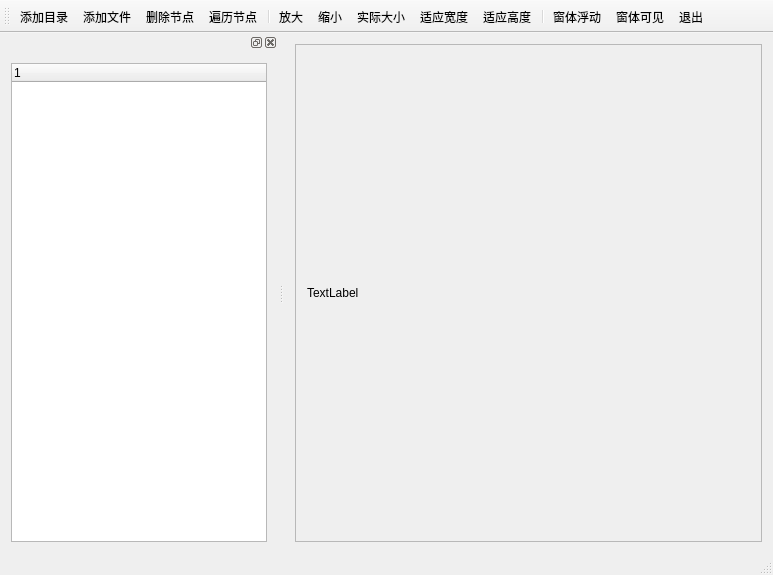
<?xml version="1.0" encoding="UTF-8"?>
<ui version="4.0">
 <class>MainWindow</class>
 <widget class="QMainWindow" name="MainWindow">
  <property name="geometry">
   <rect>
    <x>0</x>
    <y>0</y>
    <width>773</width>
    <height>575</height>
   </rect>
  </property>
  <property name="windowTitle">
   <string>MainWindow</string>
  </property>
  <widget class="QWidget" name="centralWidget">
   <layout class="QHBoxLayout" name="horizontalLayout_2">
    <item>
     <widget class="QScrollArea" name="scrollArea">
      <property name="widgetResizable">
       <bool>true</bool>
      </property>
      <widget class="QWidget" name="scrollAreaWidgetContents">
       <property name="geometry">
        <rect>
         <x>0</x>
         <y>0</y>
         <width>540</width>
         <height>460</height>
        </rect>
       </property>
       <layout class="QHBoxLayout" name="horizontalLayout_3">
        <item>
         <widget class="QLabel" name="label">
          <property name="text">
           <string>TextLabel</string>
          </property>
         </widget>
        </item>
       </layout>
      </widget>
     </widget>
    </item>
   </layout>
  </widget>
  <widget class="QMenuBar" name="menuBar">
   <property name="geometry">
    <rect>
     <x>0</x>
     <y>0</y>
     <width>773</width>
     <height>23</height>
    </rect>
   </property>
  </widget>
  <widget class="QToolBar" name="mainToolBar">
   <property name="toolButtonStyle">
    <enum>Qt::ToolButtonTextUnderIcon</enum>
   </property>
   <attribute name="toolBarArea">
    <enum>TopToolBarArea</enum>
   </attribute>
   <attribute name="toolBarBreak">
    <bool>false</bool>
   </attribute>
   <addaction name="actAddFolder"/>
   <addaction name="actAddFiles"/>
   <addaction name="actDeleteItem"/>
   <addaction name="actScanItems"/>
   <addaction name="separator"/>
   <addaction name="actZoomIn"/>
   <addaction name="actZoomOut"/>
   <addaction name="actZoomRealSize"/>
   <addaction name="actZoomFitW"/>
   <addaction name="actZoomFitH"/>
   <addaction name="separator"/>
   <addaction name="actDockFloat"/>
   <addaction name="actDockVisible"/>
   <addaction name="actQuit"/>
  </widget>
  <widget class="QStatusBar" name="statusBar"/>
  <widget class="QDockWidget" name="dockWidget">
   <attribute name="dockWidgetArea">
    <number>1</number>
   </attribute>
   <widget class="QWidget" name="dockWidgetContents">
    <layout class="QHBoxLayout" name="horizontalLayout">
     <item>
      <widget class="QTreeWidget" name="treeFiles">
       <column>
        <property name="text">
         <string notr="true">1</string>
        </property>
       </column>
      </widget>
     </item>
    </layout>
   </widget>
  </widget>
  <action name="actAddFolder">
   <property name="icon">
    <iconset resource="res.qrc">
     <normaloff>:/images/icons/open3.bmp</normaloff>:/images/icons/open3.bmp</iconset>
   </property>
   <property name="text">
    <string>添加目录</string>
   </property>
   <property name="toolTip">
    <string>添加目录</string>
   </property>
   <property name="shortcut">
    <string>Ctrl+F</string>
   </property>
  </action>
  <action name="actAddFiles">
   <property name="icon">
    <iconset resource="res.qrc">
     <normaloff>:/images/icons/824.bmp</normaloff>:/images/icons/824.bmp</iconset>
   </property>
   <property name="text">
    <string>添加文件</string>
   </property>
   <property name="toolTip">
    <string>添加文件</string>
   </property>
   <property name="shortcut">
    <string>Ctrl+N</string>
   </property>
  </action>
  <action name="actZoomIn">
   <property name="icon">
    <iconset resource="res.qrc">
     <normaloff>:/images/icons/418.bmp</normaloff>:/images/icons/418.bmp</iconset>
   </property>
   <property name="text">
    <string>放大</string>
   </property>
   <property name="toolTip">
    <string>放大</string>
   </property>
   <property name="shortcut">
    <string>Ctrl+I</string>
   </property>
  </action>
  <action name="actZoomOut">
   <property name="icon">
    <iconset resource="res.qrc">
     <normaloff>:/images/icons/416.bmp</normaloff>:/images/icons/416.bmp</iconset>
   </property>
   <property name="text">
    <string>缩小</string>
   </property>
   <property name="toolTip">
    <string>缩小</string>
   </property>
   <property name="shortcut">
    <string>Ctrl+O</string>
   </property>
  </action>
  <action name="actZoomRealSize">
   <property name="icon">
    <iconset resource="res.qrc">
     <normaloff>:/images/icons/414.bmp</normaloff>:/images/icons/414.bmp</iconset>
   </property>
   <property name="text">
    <string>实际大小</string>
   </property>
   <property name="toolTip">
    <string>实际大小</string>
   </property>
  </action>
  <action name="actZoomFitW">
   <property name="icon">
    <iconset resource="res.qrc">
     <normaloff>:/images/icons/424.bmp</normaloff>:/images/icons/424.bmp</iconset>
   </property>
   <property name="text">
    <string>适应宽度</string>
   </property>
   <property name="toolTip">
    <string>适应宽度</string>
   </property>
   <property name="shortcut">
    <string>Ctrl+W</string>
   </property>
  </action>
  <action name="actDeleteItem">
   <property name="icon">
    <iconset resource="res.qrc">
     <normaloff>:/images/icons/delete1.bmp</normaloff>:/images/icons/delete1.bmp</iconset>
   </property>
   <property name="text">
    <string>删除节点</string>
   </property>
   <property name="toolTip">
    <string>删除节点</string>
   </property>
  </action>
  <action name="actQuit">
   <property name="icon">
    <iconset resource="res.qrc">
     <normaloff>:/images/icons/exit.bmp</normaloff>:/images/icons/exit.bmp</iconset>
   </property>
   <property name="text">
    <string>退出</string>
   </property>
   <property name="toolTip">
    <string>退出</string>
   </property>
  </action>
  <action name="actZoomFitH">
   <property name="icon">
    <iconset resource="res.qrc">
     <normaloff>:/images/icons/422.bmp</normaloff>:/images/icons/422.bmp</iconset>
   </property>
   <property name="text">
    <string>适应高度</string>
   </property>
   <property name="toolTip">
    <string>适应高度</string>
   </property>
   <property name="shortcut">
    <string>Ctrl+H</string>
   </property>
  </action>
  <action name="actScanItems">
   <property name="icon">
    <iconset resource="res.qrc">
     <normaloff>:/images/icons/fold.bmp</normaloff>:/images/icons/fold.bmp</iconset>
   </property>
   <property name="text">
    <string>遍历节点</string>
   </property>
   <property name="toolTip">
    <string>遍历节点</string>
   </property>
  </action>
  <action name="actDockVisible">
   <property name="icon">
    <iconset resource="res.qrc">
     <normaloff>:/images/icons/preview1.bmp</normaloff>:/images/icons/preview1.bmp</iconset>
   </property>
   <property name="text">
    <string>窗体可见</string>
   </property>
   <property name="toolTip">
    <string>窗体可见</string>
   </property>
  </action>
  <action name="actDockFloat">
   <property name="icon">
    <iconset resource="res.qrc">
     <normaloff>:/images/icons/814.bmp</normaloff>:/images/icons/814.bmp</iconset>
   </property>
   <property name="text">
    <string>窗体浮动</string>
   </property>
   <property name="toolTip">
    <string>窗体浮动</string>
   </property>
  </action>
 </widget>
 <layoutdefault spacing="6" margin="11"/>
 <resources>
  <include location="res.qrc"/>
 </resources>
 <connections/>
</ui>
